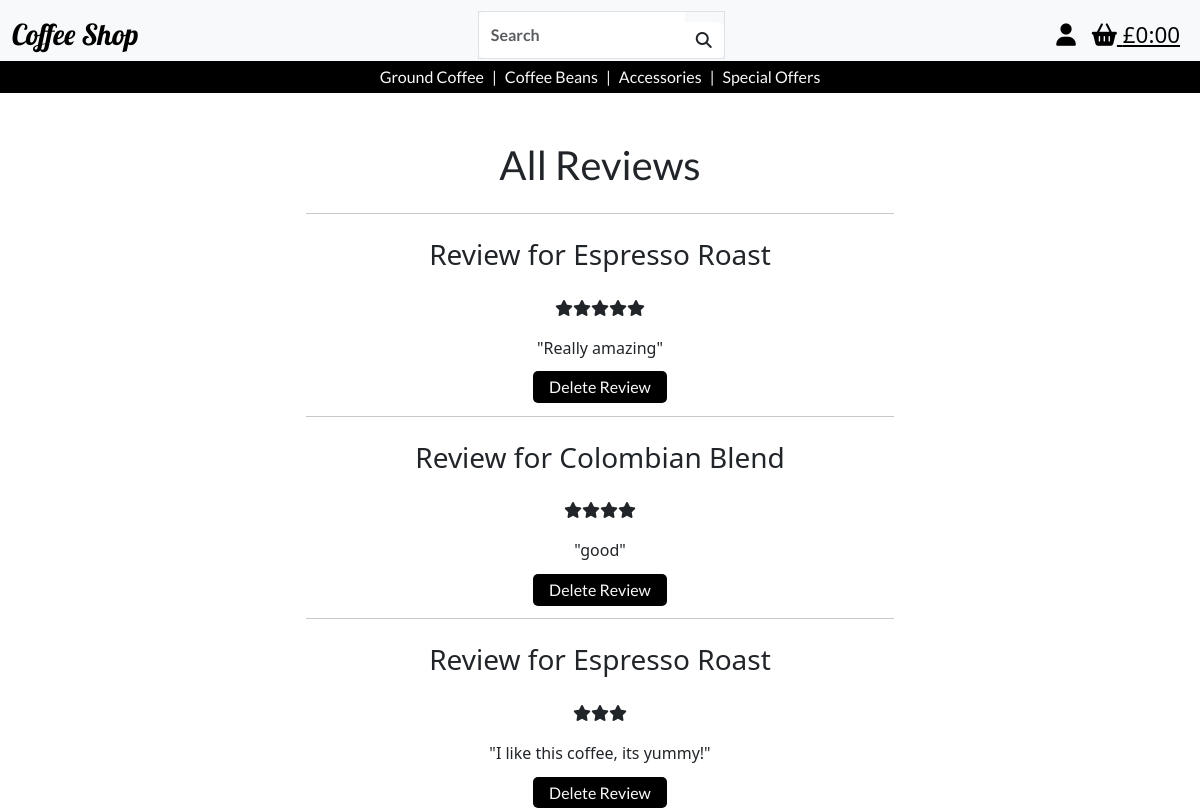
The app's page /reviews/view_reviews/ (signed in) with its own data.
### reviews/models.py (models this page shows, shortened)
class Reviews(models.Model):
    class Meta:
        verbose_name_plural = 'reviews'
    product = models.ForeignKey('products.Product', on_delete=models.SET_NULL, null=True, blank=False, related_name='reviews')
    user = models.ForeignKey(
        UserProfile, on_delete=models.CASCADE, null=False, blank=False, related_name='reviews'
    )
    review_id = review_id = models.AutoField(primary_key=True, editable=False)
    review = models.TextField(max_length=1000, blank=True)
    rating = models.FloatField(validators=[MinValueValidator(
        1), MaxValueValidator(5)], null=False, blank=False)
    created_at = models.DateTimeField(auto_now_add=True)
    updated_at = models.DateTimeField(auto_now=True)

### products/models.py (models this page shows, shortened)
class Product(models.Model):
    category = models.ForeignKey(
        'Category', null=True, blank=True, on_delete=models.SET_NULL)
    sku = models.CharField(max_length=254, null=True, blank=True, unique=True)
    product_name = models.CharField(max_length=254)
    description = models.TextField()
    price = models.DecimalField(max_digits=6, decimal_places=2)
    image_url = models.URLField(max_length=1024, null=True, blank=True)
    image = models.ImageField(null=True, blank=True)

### reviews/views.py (the view)
# urls.py: path('view_reviews/', views.view_all_reviews, name='view_all_reviews'),
@login_required
def view_all_reviews(request):
    if not request.user.is_superuser:
        messages.error(request, 'Sorry, only store owners can do that.')
        return redirect(reverse('home'))
    else:
        reviews = Reviews.objects.all()
        context = {
            'reviews': reviews
        }
        return render(request, 'reviews/view_all_reviews.html', context)

### bag/contexts.py (called while the page is built, shortened)
def bag_contents(request):
    bag_items = []
    total = 0
    product_count = 0
    bag = request.session.get('bag', {})
    if total < settings.FREE_DELIVERY_THRESHOLD:
        delivery = total * Decimal(settings.STANDARD_DELIVERY_PERCENTAGE / 100)
        free_delivery_delta = settings.FREE_DELIVERY_THRESHOLD - total
    else:
        delivery = 0
        free_delivery_delta = 0
    grand_total = delivery + total
    context = {
        'bag_items' : bag_items,
        'total' : total,
        'product_count' : product_count,
        'delivery': delivery,
        'free_delivery_delta' : free_delivery_delta,
        'free_delivery_threshold' : settings.FREE_DELIVERY_THRESHOLD,
        'grand_total' : grand_total,
    }
    return context

### reviews/templates/reviews/view_all_reviews.html
{% extends 'base.html' %} {% load static %} {% block content %}
<div class="container-fluid">
  <div class="row justify-content-center">
    <div class="col-8 mt-5 header text-center">
      <h1>All Reviews</h1>
    </div>
  </div>
</div>
<div class="row justify-content-center">
<div class="text-center col-12 col-md-6">
  {% if reviews %} {% for review in reviews %}
  <hr>
  <h3 class="m-4">Review for {{ review.product.product_name }}</h3>
  {% if review.rating == 1 %}
  <p><i class="fa-solid fa-star"></i></p>
  {% elif review.rating == 2 %}
  <p><i class="fa-solid fa-star"></i><i class="fa-solid fa-star"></i></p>
  {% elif review.rating == 3 %}
  <p>
    <i class="fa-solid fa-star"></i><i class="fa-solid fa-star"></i
    ><i class="fa-solid fa-star"></i>
  </p>
  {% elif review.rating == 4 %}
  <p>
    <i class="fa-solid fa-star"></i><i class="fa-solid fa-star"></i
    ><i class="fa-solid fa-star"></i><i class="fa-solid fa-star"></i>
  </p>
  {% elif review.rating == 5 %}
  <p>
    <i class="fa-solid fa-star"></i><i class="fa-solid fa-star"></i
    ><i class="fa-solid fa-star"></i><i class="fa-solid fa-star"></i
    ><i class="fa-solid fa-star"></i>
  </p>
  {% endif %}
  <p>"{{ review.review }}"</p>
  {% if request.user.is_authenticated %}
  {% if request.user == review.user or request.user.is_superuser %}
  <a
    href="{% url 'delete_review' review.review_id %}"
    onclick="return confirm('Are you sure you want to delete this review? This action cannot be undone.')"
    class="button m-4"
    >Delete Review</a
  >
  {% endif %} {% endif %} {% endfor %}
</div> {% else %}
  <p>There are no any reviews to view</p>
  {% endif %}
</div>
{% endblock %}

### static/css/base.css (style rules this page uses)
button, .button { color: #f8f9fa; font-family: "lato", sans-serif; font-weight: 400; text-decoration: none; background-color: black; padding: 0.4rem 1rem; border-radius: 5px; margin-top: 10px; }
.header { font-size:3.5rem; font-family: 'lato', sans-serif; }

### records on screen
Reviews: product.product_name "Espresso Roast", rating 5 (drawn), review "Really amazing", shows "Delete Review"
Reviews: product.product_name "Colombian Blend", rating 4 (drawn), review "good", shows "Delete Review"
Reviews: product.product_name "Espresso Roast", rating 3 (drawn), review "I like this coffee, its yummy!", shows "Delete Review"
